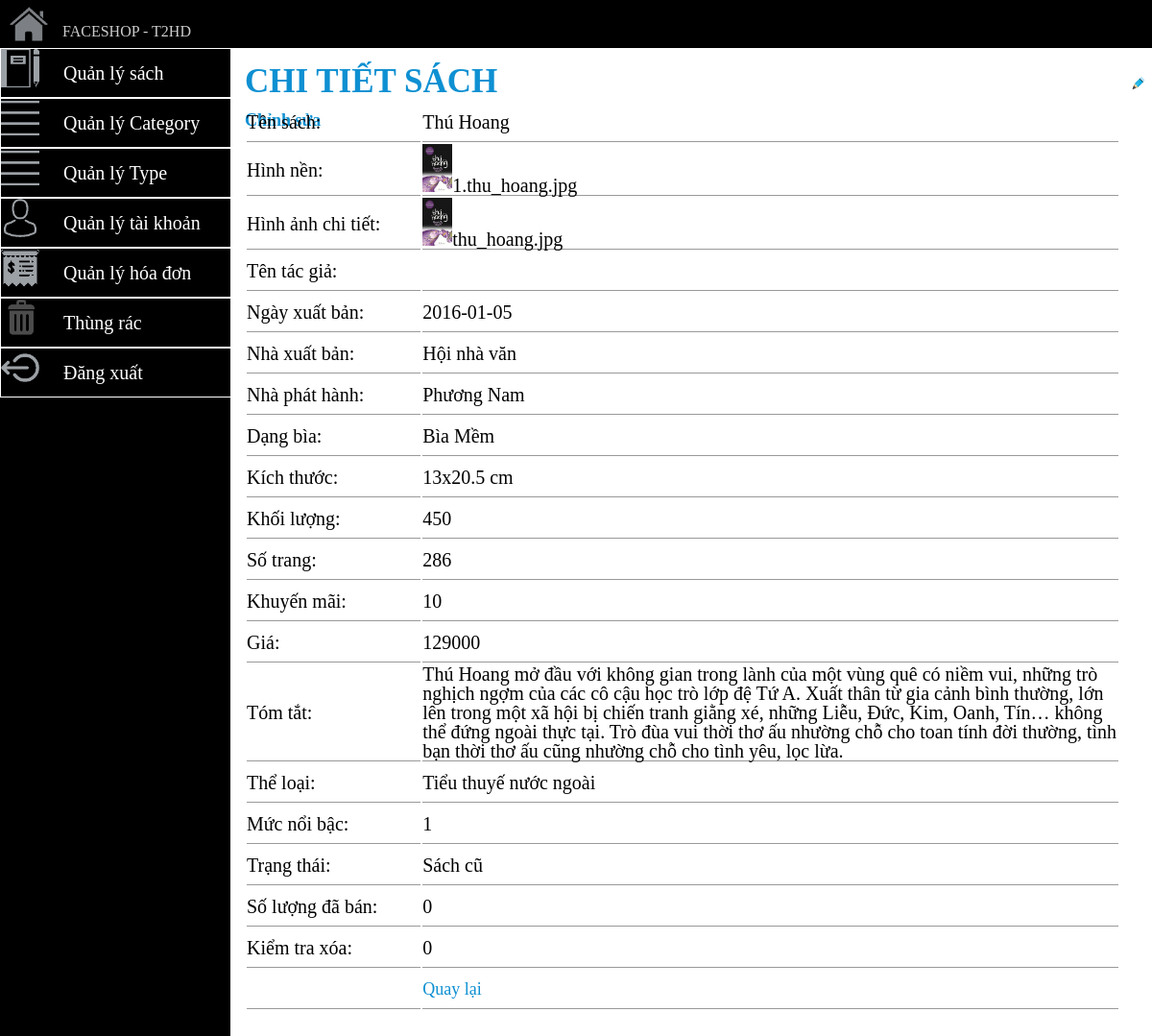
Page /admin/index.php?admin=manage_book_detail&idbook=60 (signed in) on the earlier database version.
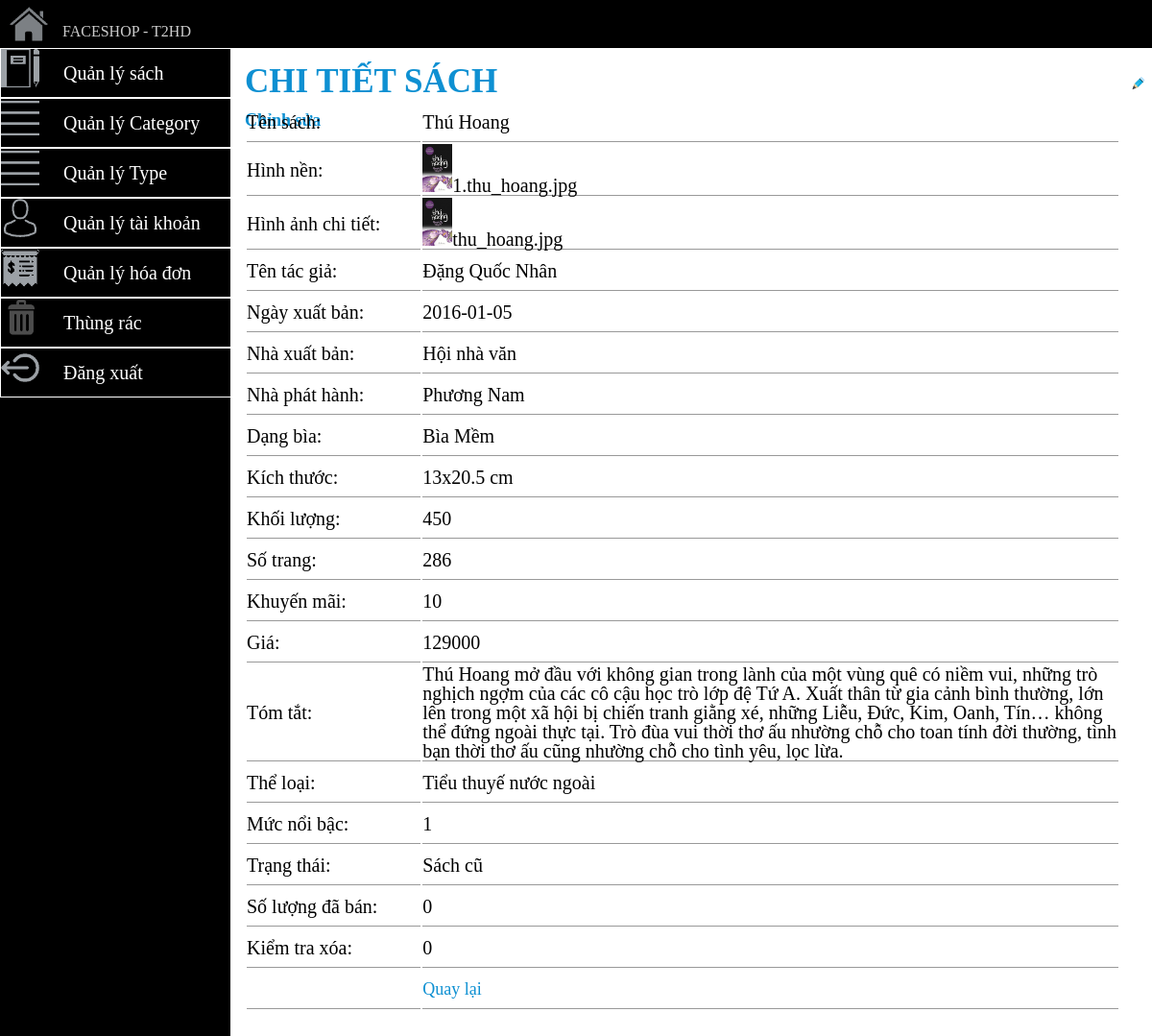
Same page on the later database version.
### tables this page shows
CREATE TABLE `author` (
  `idauthor` int(11) NOT NULL,
  `name` varchar(200) NOT NULL,
  `info` varchar(1000) NOT NULL,
  `checkDelete` int(11) NOT NULL DEFAULT '0' COMMENT 'xóa thì thành 1'
);

### admin/view/admin_book_detail.php (the view, shortened to what this page needs)
<!DOCTYPE html PUBLIC "-//W3C//DTD XHTML 1.0 Transitional//EN" "http://www.w3.org/TR/xhtml1/DTD/xhtml1-transitional.dtd">
<html xmlns="http://www.w3.org/1999/xhtml">
<head>
    <link  rel="stylesheet" type="text/css" href="css/admin_book_detail.css"/>
</head>
<body>
<div id="admin_book_detail">
    <table>
        <h1>CHI TIẾT SÁCH
            <a style="text-align: right" href="index.php?admin=manage_book_update&idbook=<?php echo $_GET['idbook'];?>">
                <img src="../img/logo/book_update.png" width="18px;"/> Chỉnh sửa
            </a>
        </h1>
        <?php
        if(isset($_GET['idbook']))
        {
        $idbook =$_GET['idbook'];
        $sql= "select * from book WHERE  idbook=$idbook";
        $kq= mysql_query($sql);
        $d=mysql_fetch_assoc($kq);
        ?>
        <tr>
            <td id="label">Tên sách:</td>
            <td id="valuse"><?php echo $d['name'] ?></td>
        </tr>
        <tr>
            <td id="label">Hình nền:</td>
            <td id="valuse"><img src="../img/<?php echo $d['imgbg'] ?>" height="50px;" alt=""/><?php echo $d['imgbg'] ?></td>
        </tr>
        <tr>
            <td id="label">Hình ảnh chi tiết: </td>
            <td id="valuse"><img src="../img/<?php echo $d['imgdetail'] ?>" height="50px;" alt=""/><?php echo $d['imgdetail'] ?></td>
        </tr>
        <tr>
            <td id="label">Tên tác giả:</td>
            <?php
            $idauthor=$d['idauthor'];
            $sqltg="select *from author WHERE idauthor=$idauthor";
            $kqtg=mysql_query($sqltg);
            $dtg=mysql_fetch_assoc($kqtg);
            ?>
            <td id="valuse"><?php echo $dtg['name'] ?></td>
        </tr>
        <tr>
            <td id="label">Ngày xuất bản:</td>
            <td id="valuse"><?php echo $d['ngayxb'] ?></td>
        </tr>
        <tr>
            <td id="label">Nhà xuất bản:</td>
            <td id="valuse"><?php echo $d['nhaxb'] ?></td>
        </tr>
        <tr>
            <td id="label">Nhà phát hành:</td>
            <td id="valuse"><?php echo $d['nhaph'] ?></td>
        </tr>
        <tr>
            <td id="label">Dạng bìa:</td>
            <td id="valuse"><?php echo $d['dangbia'] ?></td>
        </tr>
        <tr>
            <td id="label">Kích thước:</td>
            <td id="valuse"><?php echo $d['size'] ?></td>
        </tr>
        <tr>
            <td id="label">Khối lượng:</td>
            <td id="valuse"><?php echo $d['weight'] ?></td>
        </tr>
        <tr>
            <td id="label">Số trang:</td>
            <td id="valuse"><?php echo $d['totalpages'] ?></td>
        </tr>
        <tr>
            <td id="label">Khuyến mãi:</td>
            <td id="valuse"><?php echo $d['saleoff'] ?></td>
        </tr>
        <tr>
            <td id="label">Giá:</td>
            <td id="valuse"><?php echo $d['price'] ?></td>
        </tr>
        <tr>
            <td id="label">Tóm tắt:</td>
            <td id="valuse"><?php echo $d['info'] ?></td>
        </tr>
        <tr>
            <td id="label">Thể loại:</td>
            <?php
            $idtype=$d['idtype'];
            $sqltype="select * from db_type WHERE idtype=$idtype";
            $kqtype=mysql_query($sqltype);
            $dtype=mysql_fetch_assoc($kqtype);
            ?>
            <td id="valuse"><?php echo $dtype['name'] ?></td>
        </tr>
        <tr>
            <td id="label">Mức nổi bậc:</td>
            <td id="valuse"><?php echo $d['highlights'] ?></td>
        </tr>
        <tr>
            <td id="label">Trạng thái:</td>
            <td id="valuse"><?php echo $d['status'] ?></td>
        </tr>
        <tr>
            <td id="label">Số lượng đã bán:</td>
            <td id="valuse"><?php echo $d['sold'] ?></td>
        </tr>
        <tr>
            <td id="label">Kiểm tra xóa:</td>
            <td id="valuse"><?php echo $d['checkDelete'] ?></td>
        </tr>
        <tr>
            <td></td>
            <td><a href="index.php?admin=manage_book">Quay lại</a> </td>
        </tr>
    </table>
</div>
<?php
}
?>
</body>
</html>

Differences in the rows shown:
added author: name "Đặng Quốc Nhân"
